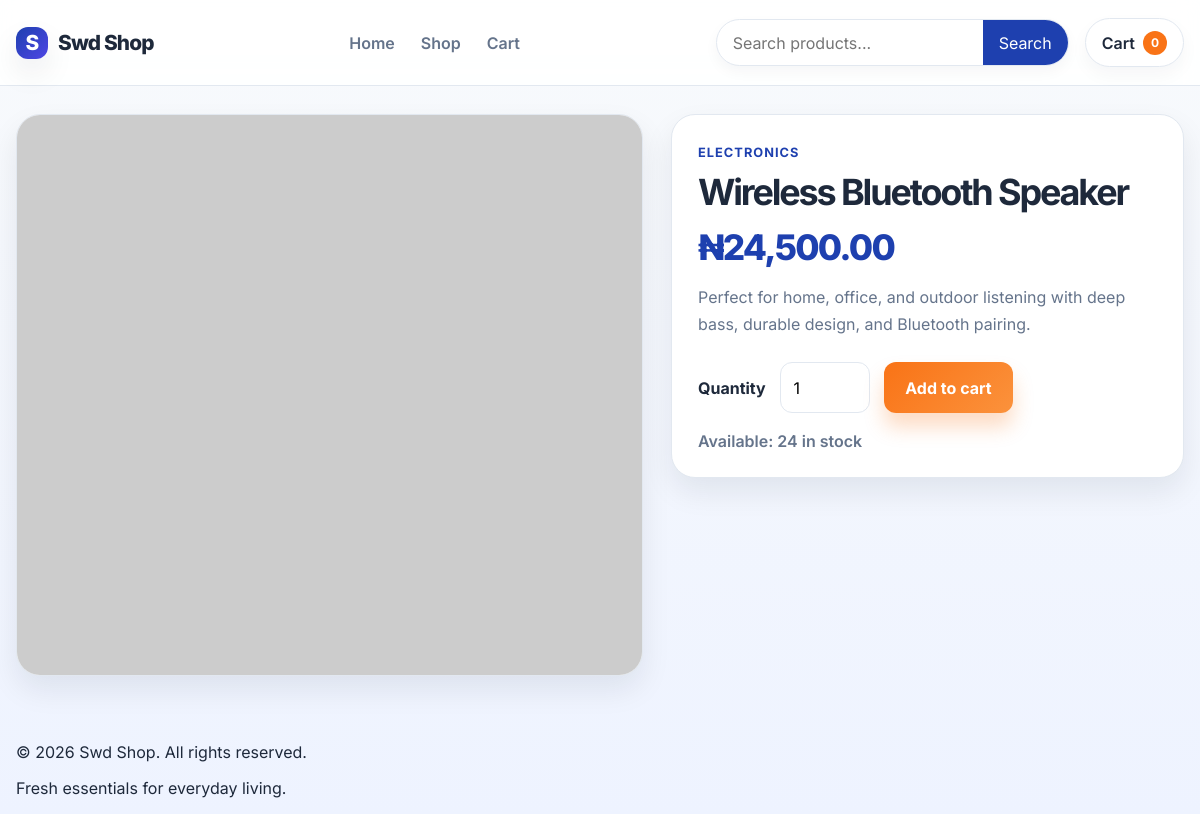
The app's page /product.php?slug=wireless-bluetooth-speaker with its own data.
### tables this page shows
CREATE TABLE IF NOT EXISTS products (
    id INT UNSIGNED AUTO_INCREMENT PRIMARY KEY,
    category_id INT UNSIGNED NOT NULL,
    slug VARCHAR(150) NOT NULL UNIQUE,
    name VARCHAR(150) NOT NULL,
    short_description VARCHAR(255) NOT NULL,
    description TEXT NOT NULL,
    price DECIMAL(10,2) NOT NULL,
    stock INT NOT NULL DEFAULT 0,
    image_url VARCHAR(255) NOT NULL,
    is_active TINYINT(1) NOT NULL DEFAULT 1,
    created_at TIMESTAMP DEFAULT CURRENT_TIMESTAMP,
    CONSTRAINT fk_products_category FOREIGN KEY (category_id) REFERENCES categories(id)
);

CREATE TABLE IF NOT EXISTS categories (
    id INT UNSIGNED AUTO_INCREMENT PRIMARY KEY,
    name VARCHAR(100) NOT NULL,
    slug VARCHAR(100) NOT NULL UNIQUE,
    created_at TIMESTAMP DEFAULT CURRENT_TIMESTAMP
);

### app/bootstrap.php (called while the page is built, shortened)
<?php
function e(mixed $value): string
{
    return htmlspecialchars((string) $value, ENT_QUOTES, 'UTF-8');
}
function money(float $amount): string
{
    return '₦' . number_format($amount, 2);
}

### product.php (the view, shortened to what this page needs)
<?php
require __DIR__ . '/app/bootstrap.php';
$slug = trim((string) ($_GET['slug'] ?? ''));
$pdo = getDatabase();
$stmt = $pdo->prepare('SELECT p.*, c.name AS category_name, c.slug AS category_slug
    FROM products p
    INNER JOIN categories c ON c.id = p.category_id
    WHERE p.slug = :slug AND p.is_active = 1
    LIMIT 1');
$stmt->execute([':slug' => $slug]);
$product = $stmt->fetch();
$availableCount = max(0, (int) $product['stock']);
include __DIR__ . '/partials/header.php';
?>
<section class="container product-layout">
    <div class="product-gallery">
        <img src="<?= e($product['image_url']) ?>" alt="<?= e($product['name']) ?>">
    </div>
    <div class="product-detail">
        <span class="eyebrow"><?= e($product['category_name']) ?></span>
        <h1><?= e($product['name']) ?></h1>
        <div class="product-detail-price"><?= money((float) $product['price']) ?></div>
        <p><?= e($product['description']) ?></p>
        <div class="qty-form">
            <form method="POST" action="<?= APP_URL ?>/product.php?slug=<?= urlencode((string) $product['slug']) ?>" style="display: flex; flex-wrap: wrap; align-items: center; gap: 14px;">
                <label for="quantity">Quantity</label>
                <input type="number" id="quantity" name="quantity" min="1" max="<?= $availableCount ?>" value="1" <?= $availableCount <= 0 ? 'disabled' : '' ?>>
                <button type="submit" class="button-primary" <?= $availableCount <= 0 ? 'disabled' : '' ?>><?= $availableCount <= 0 ? 'Out of stock' : 'Add to cart' ?></button>
            </form>
        </div>
        <div style="margin-top: 18px; color: var(--muted); font-weight: 600;">
            <?php if ($availableCount > 0): ?>
                Available: <?= $availableCount ?> in stock
            <?php else: ?>
                <span style="color: var(--danger);">Out of stock</span>
            <?php endif; ?>
        </div>
    </div>
</section>
<?php include __DIR__ . '/partials/footer.php'; ?>

### assets/styles.css (style rules this page uses)
:root { --bg: #f4f6fb; --panel: #ffffff; --card: #ffffff; --muted: #65748b; --text: #1e293b; --primary: #1e40af; --primary-soft: #eff6ff; --accent: #f97316; --success: #15803d; --success-soft: #ecfdf5; --danger: #b91c1c; --danger-soft: #fef2f2; --border: #e2e8f0; --shadow: 0 14px 30px rgba(15, 23, 42, 0.08); }
* { box-sizing: border-box; }
html { scroll-behavior: smooth; }
body { margin: 0; font-family: 'Inter', sans-serif; background: linear-gradient(180deg, #f8fafc 0%, #eef3ff 100%); color: var(--text); }
img { max-width: 100%; display: block; }
button, input, select { font: inherit; }
.container { width: min(1180px, calc(100% - 32px)); margin: 0 auto; }
.button, .button-secondary, .button-danger, .button-primary { display: inline-flex; align-items: center; justify-content: center; gap: 8px; border: none; border-radius: 12px; padding: 0.95rem 1.35rem; font-weight: 700; cursor: pointer; transition: transform 0.2s ease, box-shadow 0.2s ease; }
.button-primary, .button { background: linear-gradient(135deg, #f97316, #fb923c); color: #fff; box-shadow: 0 14px 20px rgba(249, 115, 22, 0.25); }
.product-layout { display: grid; grid-template-columns: 1.1fr 0.9fr; gap: 28px; align-items: start; }
.product-gallery { background: white; border: 1px solid var(--border); border-radius: 24px; overflow: hidden; box-shadow: var(--shadow); }
.product-gallery img { width: 100%; height: 560px; object-fit: cover; }
.product-detail { background: white; border: 1px solid var(--border); border-radius: 24px; padding: 26px; box-shadow: var(--shadow); }
.eyebrow { color: var(--primary); font-size: 0.8rem; font-weight: 700; text-transform: uppercase; letter-spacing: 0.08em; }
.product-detail h1 { margin: 12px 0 10px; font-size: clamp(2rem, 3vw, 3rem); line-height: 1.08; letter-spacing: -0.06em; }
.product-detail-price { font-size: 2.2rem; font-weight: 800; color: var(--primary); margin: 14px 0; letter-spacing: -0.05em; }
.product-detail p { color: var(--muted); line-height: 1.7; }
.qty-form { display: flex; flex-wrap: wrap; align-items: center; gap: 14px; margin-top: 24px; }
.qty-form label { font-weight: 700; }
.qty-form input { width: 90px; border: 1px solid var(--border); border-radius: 12px; padding: 0.9rem 0.8rem; }

### records on screen
products: category.name "ELECTRONICS", name "Wireless Bluetooth Speaker", price "₦24,500.00", description "Perfect for home, office, and outdoor listening with deep bass, durable design, and Bluetooth pairing.", quantity "1", stock "24"

### other values on screen
$brandName "Swd Shop"
cart_count() "0"
